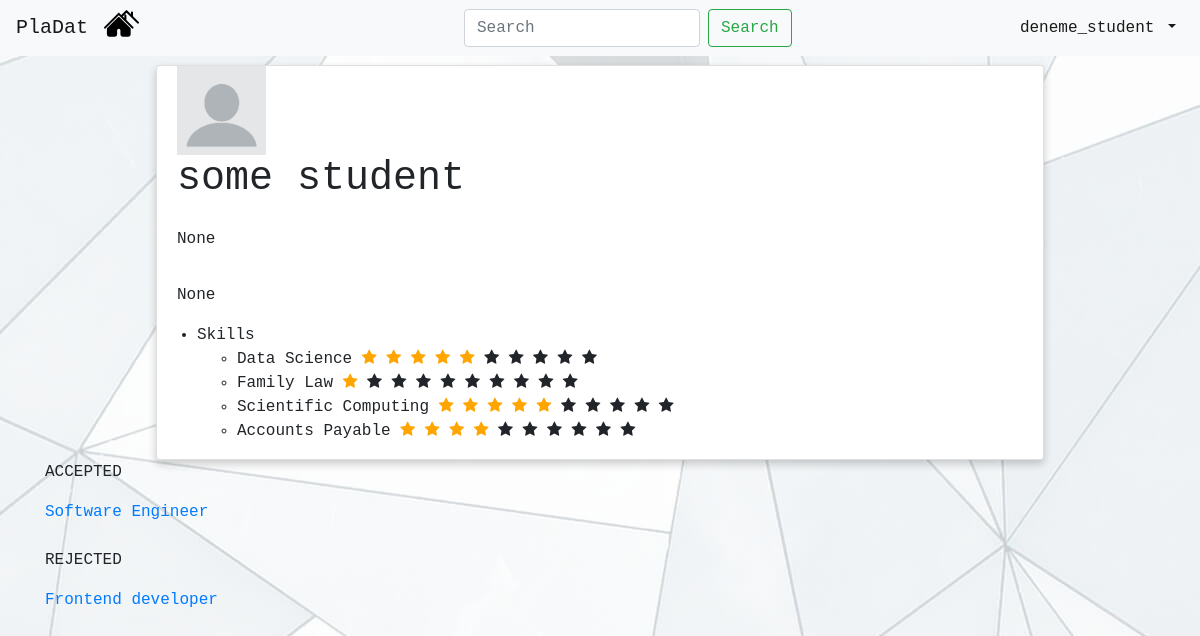
Before: /profile/6/ (signed in) with the older database file.
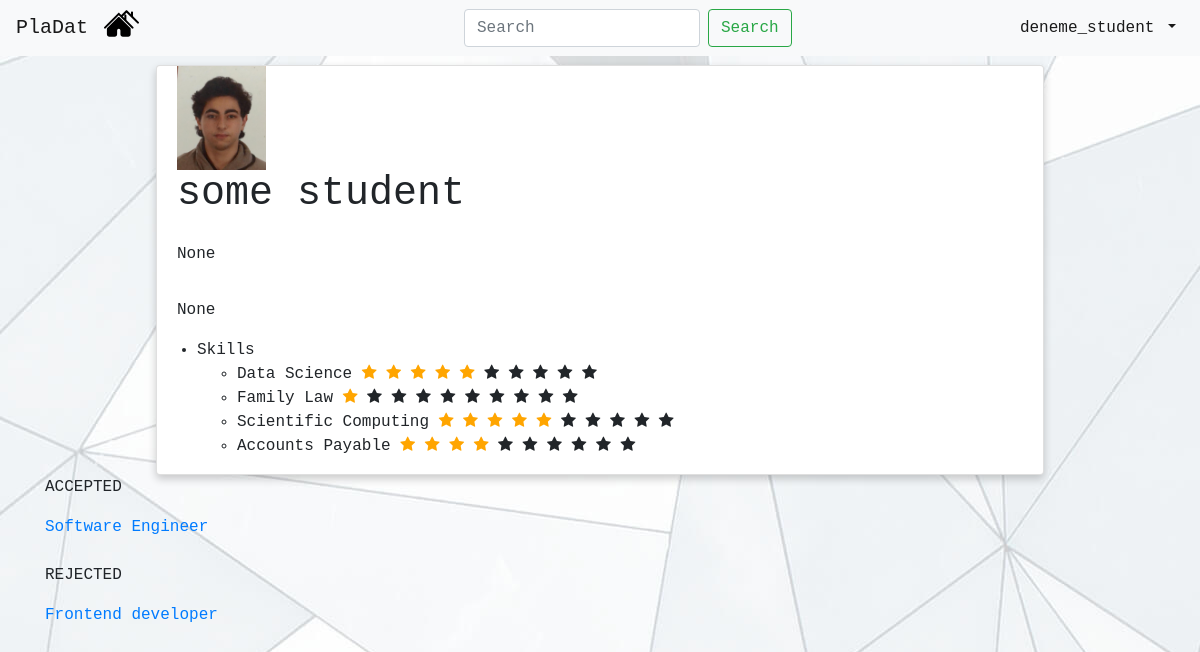
After: the same page with the newer database file.
### mainapp/models.py (models this page shows, shortened)
class Student(models.Model):
    user_id = models.IntegerField(default=None)
    name = models.CharField(max_length=100,default=None)
    surname = models.CharField(max_length=100,default=None)
    school_name = models.CharField(max_length=100,default=None,null=True)
    department = models.CharField(max_length=100,default=None,null=True)
    birth_date = models.DateField(null=True, blank=True)
    start_date = models.DateField(null=True, blank=True)
    end_date = models.DateField(default=None,null=True)
    cgpa = models.FloatField(default=0.0,null=True) #gpa
    e_mail = models.EmailField(default=None,null=True)
    location = models.CharField(max_length=30, default=None, null=True)
    profile_img = models.ImageField(upload_to= user_directory_path, default='student-pp.png' )

### mainapp/views.py (the view, shortened to what this page needs)
# urls.py: path('profile/<int:userid>/', views.view_self_profile, name='view_self_profile'), # returns employer and student profile
@login_required
def view_self_profile(request, userid):
    current_user = request.user
    if Student.objects.filter(user_id=userid).count()==1:
        student = Student.objects.get(user_id=userid)
        students_skill_total = get_skill_rate_zipped_student(student)
        is_users_profile = (current_user.id == student.user_id) # check if profile is user's profile
        accepted_applications = Application.objects.filter(student_id=student.id, is_accepted=2)
        accepted_applications_jobs = []
        for item in accepted_applications:
            accepted_applications_jobs.append(Job.objects.get(id = item.job_id))
        declined_applications = Application.objects.filter(student_id=student.id, is_accepted=1)
        declined_applications_jobs = []
        for item in declined_applications:
            declined_applications_jobs.append(Job.objects.get(id = item.job_id))
        return render(request, "profile.html", {"student": student,
                                                "students_skill_total": students_skill_total,
                                                "accepted_applications_jobs": accepted_applications_jobs,
                                                "declined_applications_jobs": declined_applications_jobs,
                                                "is_users_profile": is_users_profile})

### mainapp/utils.py (called while the page is built)
def get_skill_rate_zipped_student(student):
    students_skill = StudentSkill.objects.filter(student_id=student.id)
    students_skill_list = []
    students_rate_list = []
    for item in students_skill:
        students_skill_list.append(Skill.objects.get(id=item.skill_id).skill)
        students_rate_list.append(item.rate)
    students_skill_total = zip(students_skill_list, students_rate_list)
    return students_skill_total

### mainapp/templates/profile.html (shortened to what this page needs)
{% extends 'navbar.html' %}
{% block content %}
<!DOCTYPE html>
<html lang="en">
<head>
    {% load static %}
    <link href="{% static "main.css" %}" rel="stylesheet" />
    <link rel="stylesheet" href="https://maxcdn.bootstrapcdn.com/bootstrap/4.0.0/css/bootstrap.min.css">
    <link rel="stylesheet" href="https://cdnjs.cloudflare.com/ajax/libs/font-awesome/4.7.0/css/font-awesome.min.css">
</head>
<body>
    <div class="card">
        <img src="{{ student.profile_img.url }}" alt="John" style="width:10%; margin-left: 20px">
        <h1 style="margin-left: 20px">{{student.name}}  {{student.surname}}</h1>
        <p class="major"><p>{{student.department}} </p></p>
        <p>{{student.school_name}} </p>
        <ul >
            <li> Skills </li>
                <ul >
                  {% for skill,rate in students_skill_total %}
                    <li> {{skill}}
                      {% for i in '0123456789'|make_list %}
                      {% if forloop.counter <= rate %}
                      <span class="fa fa-star checked"></span>
                      {% else %}
                      <span class="fa fa-star"></span>
                      {% endif %}
                      {% endfor %}
                    </li>
                  {% endfor %}
                </ul>
        </ul>
  </div>
  {% if is_users_profile %}
  <p>ACCEPTED</p>
  {% for item in accepted_applications_jobs %}
  <a href="{% url 'see_details' jobid=item.id %}">{{item.job_title}}</a>
  {% endfor %}
  <br><br>
  <p>REJECTED</p>
  {% for item in declined_applications_jobs %}
  <a href="{% url 'see_details' jobid=item.id %}">{{item.job_title}}</a>
  {% endfor %}
  {% endif %}
</body>
</html>
{% endblock %}

Changed rows visible on the page:
changed Student "some": profile_img: a different picture
